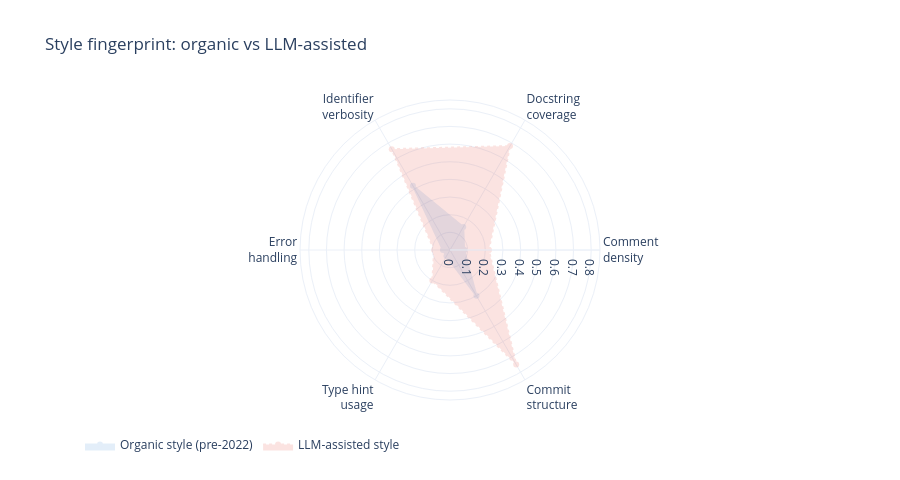

Source (notebook cell):
### Markdown cell above
## 5. Radar Chart — Style Profile

A style fingerprint as a radar chart: 6 signals for a human-organic profile vs an LLM-assisted profile.

### Code cell
radar_signals  = ["Comment<br>density", "Docstring<br>coverage", "Identifier<br>verbosity",
                   "Error<br>handling", "Type hint<br>usage", "Commit<br>structure"]
organic_values = [0.08, 0.15, 0.42, 0.04, 0.04, 0.30]
llm_values     = [0.22, 0.68, 0.66, 0.09, 0.20, 0.75]

def _radar(values, name, color, dash="solid"):
    v = values + [values[0]]
    s = radar_signals + [radar_signals[0]]
    return go.Scatterpolar(
        r=v, theta=s, name=name, fill="toself",
        line=dict(color=color, width=2, dash=dash),
        fillcolor=color, opacity=0.15,
    )

fig = go.Figure([
    _radar(organic_values, "Organic style (pre-2022)", "#4a90d9"),
    _radar(llm_values,     "LLM-assisted style",       "#e74c3c", dash="dot"),
])
fig.update_layout(
    polar=dict(radialaxis=dict(visible=True, range=[0, 0.85])),
    title="Style fingerprint: organic vs LLM-assisted",
    legend=dict(orientation="h", y=-0.1),
    template="plotly_white", height=480,
)
fig.show()

### Figure 1 — Plotly figure (JSON) as saved in the notebook; plotly's stock layout.template omitted (floating-point values rounded to 4 significant figures)
{"data": [{"fill": "toself", "fillcolor": "#4a90d9", "line": {"color": "#4a90d9", "dash": "solid", "width": 2}, "name": "Organic style (pre-2022)", "opacity": 0.15, "r": [0.08, 0.15, 0.42, 0.04, 0.04, 0.3, 0.08], "theta": ["Comment<br>density", "Docstring<br>coverage", "Identifier<br>verbosity", "Error<br>handling", "Type hint<br>usage", "Commit<br>structure", "Comment<br>density"], "type": "scatterpolar"}, {"fill": "toself", "fillcolor": "#e74c3c", "line": {"color": "#e74c3c", "dash": "dot", "width": 2}, "name": "LLM-assisted style", "opacity": 0.15, "r": [0.22, 0.68, 0.66, 0.09, 0.2, 0.75, 0.22], "theta": ["Comment<br>density", "Docstring<br>coverage", "Identifier<br>verbosity", "Error<br>handling", "Type hint<br>usage", "Commit<br>structure", "Comment<br>density"], "type": "scatterpolar"}], "layout": {"height": 480, "legend": {"orientation": "h", "y": -0.1}, "polar": {"radialaxis": {"range": [0, 0.85], "visible": true}}, "title": {"text": "Style fingerprint: organic vs LLM-assisted"}}}
